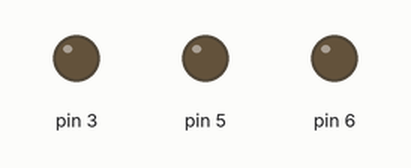
Recording of a sketch running on a simulated Arduino Uno, built with avr-gcc and run on an emulated ATmega328P. Parts: output pins drawn as LEDs (lit = HIGH). Random numbers use the default seed unless the sketch sets one.

Above: at 0.1 s.
At 4.1 s:
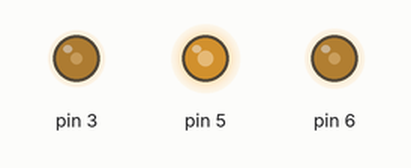
At 9.1 s:
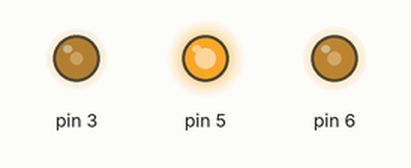
At 19.1 s:
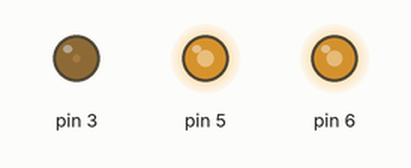
At 29.1 s:
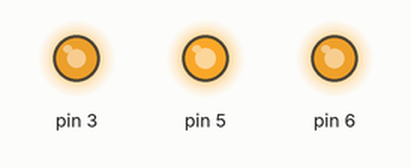
At 39.1 s:
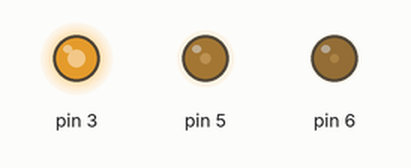
Timing chart, 0 to 40.0 s (numbered marks = the images above):
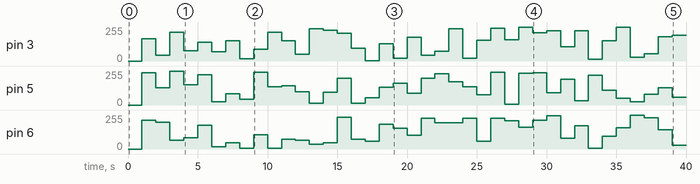

Measured:
- by itself, pin 3: 0/255 → 167/255 at 1.0 s, → 42/255 1.0 s later, → 216/255 1.0 s later, → 77/255 1.0 s later, … (39 changes in this stretch)
- by itself, pin 5: 0/255 → 241/255 at 1.0 s, → 130/255 1.0 s later, → 254/255 1.0 s later, → 152/255 1.0 s later, … (39 changes in this stretch)
- by itself, pin 6: 0/255 → 217/255 at 1.0 s, → 200/255 1.0 s later, → 67/255 1.0 s later, → 85/255 1.0 s later, … (39 changes in this stretch)

The sketch:

rgbled.ino
```cpp
void setup() {
  pinMode(6,OUTPUT);
  pinMode(5,OUTPUT);
  pinMode(3,OUTPUT);
  Serial.begin(9600);
}

void loop() {
  int red = random(256);
  int green = random(256);
  int blue = random(256);
  delay(1000);
  analogWrite(6, blue);
  analogWrite(5, green);
  analogWrite(3, red);

}
```
